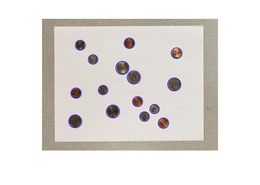
%> input picture src/new-method.jpg, 260 x 185 px, shrunk from 1033 x 735 before the run
$ octave --eval "result = generateCoinMask(imread('new-method.jpg'));"   (GNU Octave 9; MATLAB toolbox functions it lacks are replaced by stand-ins)
%> lines starting %> are read from the running program, lines starting %| are printed output that depends on the picture; in (x1, y1, x2, y2) boxes, pixels count from 0 and x2, y2 are one past the last pixel; in counts of white or black regions, pixels touching at a corner belong together; the program's own positions count from 1
### src/optithd.m
function ret = optithd(I)

mask = ones(size(I));
mask(1,1) = 0;
mask(1,end) = 0;
mask(end, 1) = 0;
mask(end, end) = 0;
mask = mask>0;

thd = -1e10;

while true
    thd_old = thd;

    obj = mean(I(mask));
    bg  = mean(I(~mask));
    thd = mean([ obj bg ]);
    mask = I>thd;
    if abs(thd-thd_old)<1
        break
    end
end

ret = I>thd;
end

### src/generateCoinMask.m
function [coin_mask] = generateCoinMask(I)
    I_gray = rescale(double(rgb2gray(I)),0,1);

    figure( 101); imshow(I_gray,[])
    %
    additive_blur_image = zeros(size(I_gray));
    for blur = 1:2:51
        blur_image = medfilt2(I_gray, [blur blur]);
        additive_blur_image = additive_blur_image + blur_image;
    end
    %

    figure(102); imshow(additive_blur_image,[]);
    %
    rescaled_additive_blur = rescale(additive_blur_image,0, 255);
    figure(103); imshow(rescaled_additive_blur,[]);

    % optithd
    I_optithd = optithd(rescaled_additive_blur);
    figure(104); imshow(I_optithd,[]);

    % inv optithd
    I_optithd_inv = imcomplement(I_optithd);
    figure(105); imshow(I_optithd_inv,[]);

    % need opening to sep coins from border before clearing it.
    I_optithd_inv_opened = activecontour(I_gray, I_optithd_inv);
    figure(106); imshow(I_optithd_inv_opened,[]);

    % clear border -- decent result, but it doesn't line up with the coin edges that well
    I_optithd_inv_borderclear = imclearborder(I_optithd_inv_opened);
    figure(107); imshow(I_optithd_inv_borderclear,[]);

    % coin_mask = I_optithd_inv_borderclear;

    % active contour
    active_contour_fit = activecontour(I_gray, I_optithd_inv_borderclear);
    figure(108); imshow(active_contour_fit,[]);

    active_contour_fit_filled = imfill(active_contour_fit, 'holes');
    figure(109); imshow(active_contour_fit_filled,[]);

    active_contour_fit_filled_opened = imopen(active_contour_fit_filled, strel('disk', 5));
    figure(110); imshow(active_contour_fit_filled_opened,[]);

    %
    areas = struct2array(regionprops(active_contour_fit_filled_opened,'Area'))';

    % cluster areas
    cluster_labels = kmeans(areas, 2);

    % cutoff is min(large group) - max(small group)
    group1 = areas(cluster_labels==1);
    group2 = areas(cluster_labels==2);

    if mean(group1) > mean(group2)
        pixel_cutoff = min(group1) - max(group2);
    else
        pixel_cutoff = min(group2) - max(group1);
    end

    % apply pixel cutoff to bwareaopen
    opened = bwareaopen(active_contour_fit_filled_opened, pixel_cutoff);
    figure(111); imshow(opened);

%     figure(100000); imshowpair(active_contour_fit_filled_opened, opened, "montage");title("Small Mask Deletetion");

    coin_mask = opened;
end
%> in generateCoinMask, `I_gray = rescale(double(rgb2gray(I)),0,1);`:
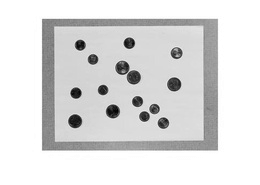
%> I_gray: size 185x260 double; min 0, max 1, mean 0.869
%> after the loop in generateCoinMask, `for blur = 1:2:51`:
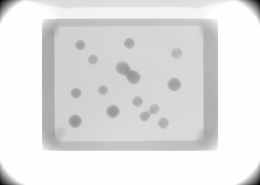
%> additive_blur_image: size 185x260 double; min 1, max 26, mean 23.2; drawn with min black and max white
%> in optithd, `mask(1,1) = 0;`:
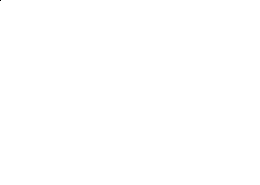
%> mask: size 185x260 double; values 0 (black) and 1 (white), 100% white; black in thin lines or dots, all inside (x1, y1, x2, y2) = (0, 0, 1, 1)
%> in optithd, `mask(1,end) = 0;`: mask: size 185x260 double; values 0 (black) and 1 (white), 100% white; black in thin lines or dots, all inside (x1, y1, x2, y2) = (0, 0, 260, 1)
%> in optithd, `mask(end, 1) = 0;`: mask: size 185x260 double; values 0 (black) and 1 (white), 100% white; black in thin lines or dots
%> the loop in optithd, `while true` made 8 passes
%> (thd_old, obj, bg, thd) on passes 2 to 8: (113.5, 227.7, 74.08, 150.9), (150.9, 228.1, 101.5, 164.8), (164.8, 228.8, 131.3, 180), (180, 232.1, 163.4, 197.7), (197.7, 236.1, 176.9, 206.5), (206.5, 237.2, 180.2, 208.7), (208.7, 237.4, 181.2, 209.3)
%> (obj, bg, thd) on pass 1: (227, 0, 113.5)
%> pass 1, in optithd, `mask = I>thd;`:
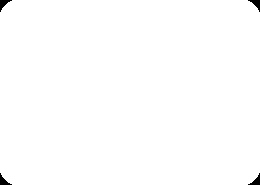
%> mask: size 185x260 logical; 99.5% white; 4 black regions, box (x1, y1, x2, y2) and area: (0, 0, 12, 12) 61, (248, 0, 260, 12) 61, (0, 173, 12, 185) 61, (248, 173, 260, 185) 61
%> pass 2, in optithd, `mask = I>thd;`:
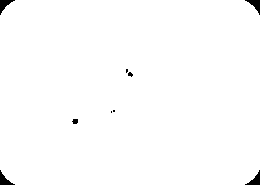
%> mask: size 185x260 logical; 99.1% white; 9 black regions (4 under 20 px), largest, box (x1, y1, x2, y2) and area: (0, 0, 15, 15) 94, (245, 0, 260, 15) 94, (0, 170, 15, 185) 94, (245, 170, 260, 185) 94, (72, 119, 78, 124) 25
%> pass 3, in optithd, `mask = I>thd;`:
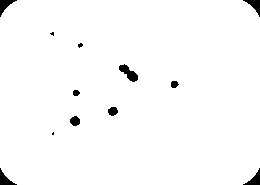
%> mask: size 185x260 logical; 98.1% white; 12 black regions (3 under 20 px), largest, box (x1, y1, x2, y2) and area: (119, 64, 138, 82) 165, (0, 0, 17, 17) 119, (243, 0, 260, 17) 119
%> in optithd, `ret = I>thd;`:
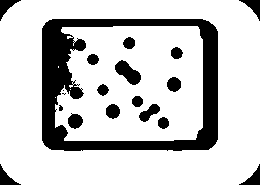
%> ret: size 185x260 logical; 79.5% white; 19 black regions (3 under 20 px), largest, box (x1, y1, x2, y2) and area: (42, 19, 218, 151) 7467, (115, 60, 141, 85) 356, (139, 104, 160, 122) 193
%> (the run ends here)
